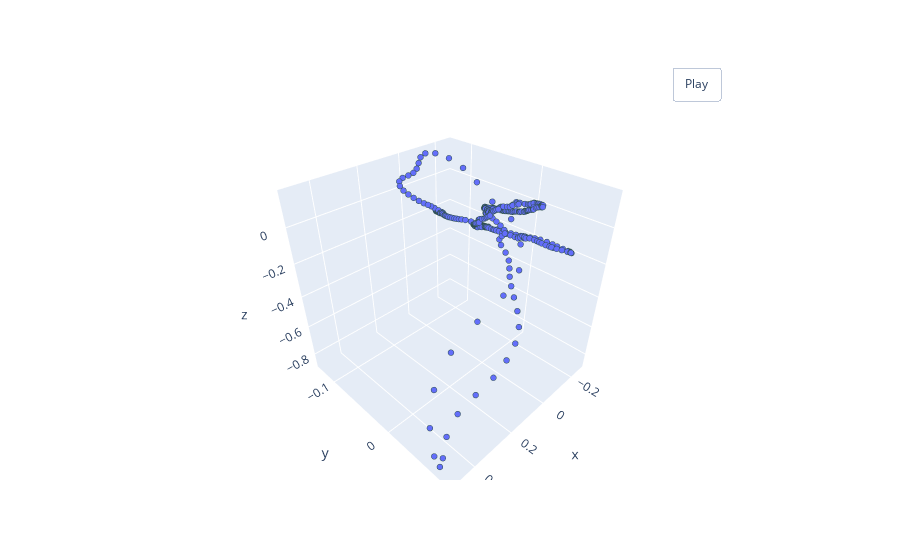

The cell this chart's notebook holds for it:
### Markdown cell above
__Пример нормализации с приведением максильного значения к 1:__

### Code cell
point_cloud_array = df[['x', 'y', 'z']].values
norm_pointcloud = Normalize()(point_cloud_array)
pcshow(*norm_pointcloud.T)

### Figure 1 — Plotly figure (JSON) as saved in the notebook; plotly's stock layout.template omitted (floating-point values rounded to 4 significant figures; data arrays with more than 128 entries replaced by an {"elided": "..."} marker saying what was removed)
{"data": [{"marker": {"line": {"color": "DarkSlateGrey", "width": 2}, "size": 2}, "mode": "markers", "type": "scatter3d", "x": {"elided": "375 float values"}, "y": {"elided": "375 float values"}, "z": {"elided": "375 float values"}}], "layout": {"updatemenus": [{"buttons": [{"args": [null, {"frame": {"duration": 50, "redraw": true}, "fromcurrent": true, "mode": "immediate", "transition": {"duration": 0}}], "label": "Play", "method": "animate"}], "pad": {"r": 10, "t": 45}, "showactive": false, "type": "buttons", "x": 0.8, "xanchor": "left", "y": 1, "yanchor": "bottom"}]}}
